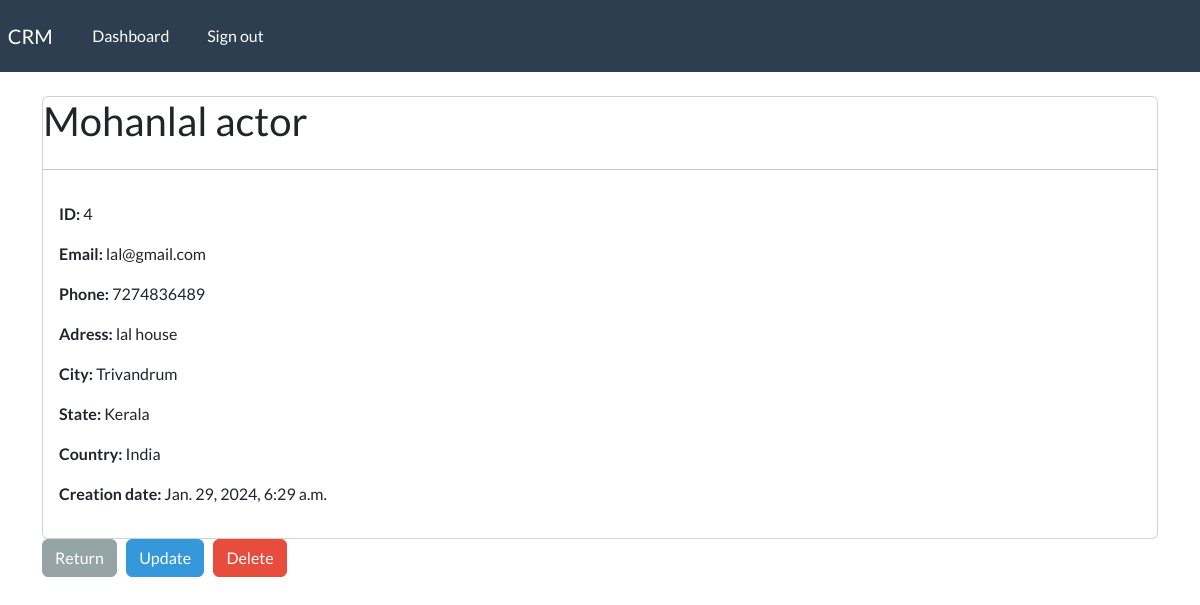
The app's page /record/4 (signed in) with its own data.
### webapp/models.py (models this page shows, shortened)
class Record(models.Model):
    creation_date = models.DateTimeField(auto_now_add=True)
    first_name = models.CharField(max_length=100)
    last_name = models.CharField(max_length=100)
    email = models.CharField(max_length=100)
    phone = models.CharField(max_length=12)
    address = models.CharField(max_length=300)
    city = models.CharField(max_length=100)
    state = models.CharField(max_length=100)
    country = models.CharField(max_length=100)

### webapp/views.py (the view)
# urls.py: path('record/<int:pk>', views.singular_record, name = 'record'),
@login_required(login_url='my-login')
def singular_record(request, pk):
    all_records = Record.objects.get(id=pk)
    context = {'record': all_records}
    return render(request,'webapp/view-record.html', context=context)

### webapp/templates/webapp/view-record.html (shortened to what this page needs)
{% extends "webapp/base.html" %}
{% block content %}
<div>
    <div class="card">
        <h2>{{record.first_name}}
        {{record.last_name}}</h2>
        <hr>
        <div class="card-body">
            <p> <strong> ID: </strong> {{record.id}} </p>
            <p> <strong> Email: </strong> {{record.email}} </p>
            <p> <strong> Phone: </strong> {{record.phone}} </p>
            <p> <strong> Adress: </strong> {{record.address}} </p>
            <p> <strong> City: </strong> {{record.city}} </p>
            <p> <strong> State: </strong> {{record.state}} </p>
            <p> <strong> Country: </strong> {{record.country}} </p>
            <p> <strong> Creation date: </strong> {{record.creation_date}} </p>
        </div>
    </div>
</div>
<a href="{% url 'dashboard' %}" class="btn btn-secondary"> Return </a>
<a href="{% url 'update-record' record.id %}" class="btn btn-info"> Update </a>
<a href="{% url 'delete-record' record.id %}" class="btn btn-danger"> Delete </a>
{% endblock %}

### records on screen
Record: first_name "Mohanlal", last_name "actor", id "4", email "lal@gmail.com", phone "7274836489", address "lal house", city "Trivandrum", state "Kerala", country "India", creation_date "Jan. 29, 2024, 6:29 a.m."
